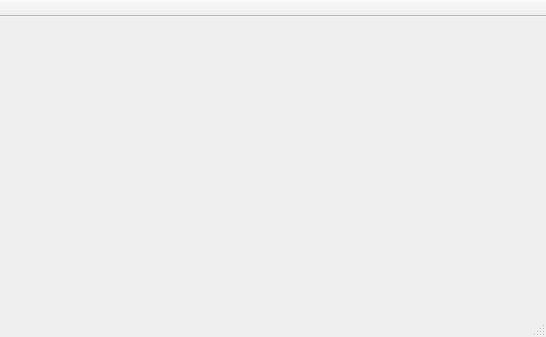
<?xml version="1.0" encoding="UTF-8"?>
<ui version="4.0">
 <class>MainWindow</class>
 <widget class="QMainWindow" name="MainWindow">
  <property name="geometry">
   <rect>
    <x>0</x>
    <y>0</y>
    <width>546</width>
    <height>337</height>
   </rect>
  </property>
  <property name="sizePolicy">
   <sizepolicy hsizetype="Fixed" vsizetype="Fixed">
    <horstretch>0</horstretch>
    <verstretch>0</verstretch>
   </sizepolicy>
  </property>
  <property name="windowTitle">
   <string>Updater</string>
  </property>
  <property name="animated">
   <bool>false</bool>
  </property>
  <widget class="QWidget" name="centralWidget"/>
  <widget class="QStatusBar" name="statusBar"/>
  <widget class="QToolBar" name="toolBar">
   <property name="windowTitle">
    <string>toolBar</string>
   </property>
   <property name="movable">
    <bool>false</bool>
   </property>
   <property name="iconSize">
    <size>
     <width>48</width>
     <height>48</height>
    </size>
   </property>
   <property name="floatable">
    <bool>true</bool>
   </property>
   <attribute name="toolBarArea">
    <enum>TopToolBarArea</enum>
   </attribute>
   <attribute name="toolBarBreak">
    <bool>false</bool>
   </attribute>
  </widget>
  <action name="actionSettings">
   <property name="text">
    <string>Settings...</string>
   </property>
  </action>
  <action name="actionExit">
   <property name="text">
    <string>Exit</string>
   </property>
  </action>
 </widget>
 <layoutdefault spacing="6" margin="11"/>
 <resources/>
 <connections/>
</ui>
